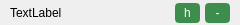
<?xml version="1.0" encoding="UTF-8"?>
<ui version="4.0">
 <class>RenderedLight</class>
 <widget class="QWidget" name="RenderedLight">
  <property name="geometry">
   <rect>
    <x>0</x>
    <y>0</y>
    <width>240</width>
    <height>25</height>
   </rect>
  </property>
  <property name="sizePolicy">
   <sizepolicy hsizetype="Preferred" vsizetype="Preferred">
    <horstretch>220</horstretch>
    <verstretch>25</verstretch>
   </sizepolicy>
  </property>
  <property name="minimumSize">
   <size>
    <width>220</width>
    <height>25</height>
   </size>
  </property>
  <property name="windowTitle">
   <string>Form</string>
  </property>
  <property name="styleSheet">
   <string notr="true"/>
  </property>
  <widget class="QPushButton" name="pb_show_hide">
   <property name="geometry">
    <rect>
     <x>175</x>
     <y>3</y>
     <width>25</width>
     <height>20</height>
    </rect>
   </property>
   <property name="styleSheet">
    <string notr="true">QPushButton {
	background: #3D8E4C;
    border: 2px solid #3D8E4C;
	color: rgb(255, 255, 255);
    border-radius: 4px;
}

QPushButton:pressed {
	background: rgb(255, 255, 255);
	border: 2px solid rgb(255, 255, 255);
	color: #3D8E4C;
    border-radius: 4px;
}</string>
   </property>
   <property name="text">
    <string>h</string>
   </property>
  </widget>
  <widget class="QPushButton" name="pb_remove">
   <property name="geometry">
    <rect>
     <x>205</x>
     <y>3</y>
     <width>25</width>
     <height>20</height>
    </rect>
   </property>
   <property name="styleSheet">
    <string notr="true">QPushButton {
	background: #3D8E4C;
    border: 2px solid #3D8E4C;
	color: rgb(255, 255, 255);
    border-radius: 4px;
}

QPushButton:pressed {
	background: rgb(255, 255, 255);
	border: 2px solid rgb(255, 255, 255);
	color: #3D8E4C;
    border-radius: 4px;
}</string>
   </property>
   <property name="text">
    <string>-</string>
   </property>
  </widget>
  <widget class="QLabel" name="label_obj_name">
   <property name="geometry">
    <rect>
     <x>10</x>
     <y>0</y>
     <width>160</width>
     <height>25</height>
    </rect>
   </property>
   <property name="text">
    <string>TextLabel</string>
   </property>
  </widget>
 </widget>
 <resources/>
 <connections/>
</ui>
